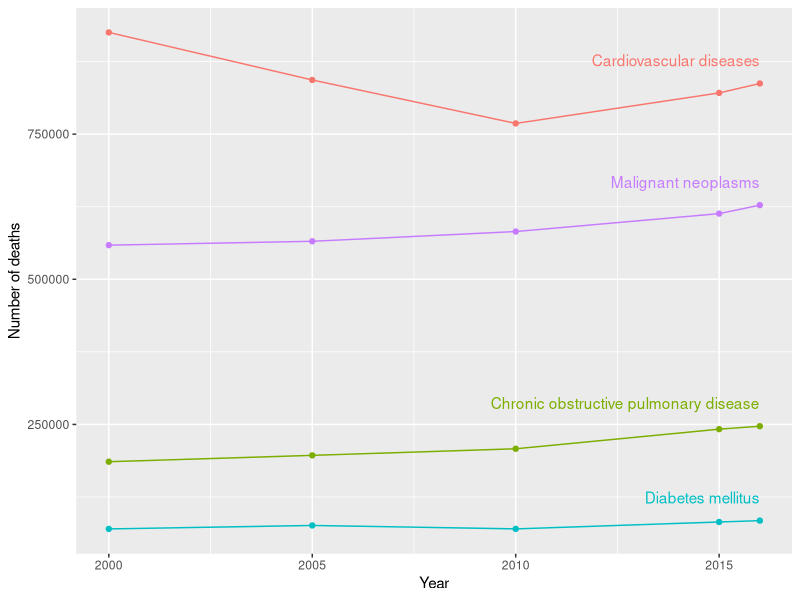
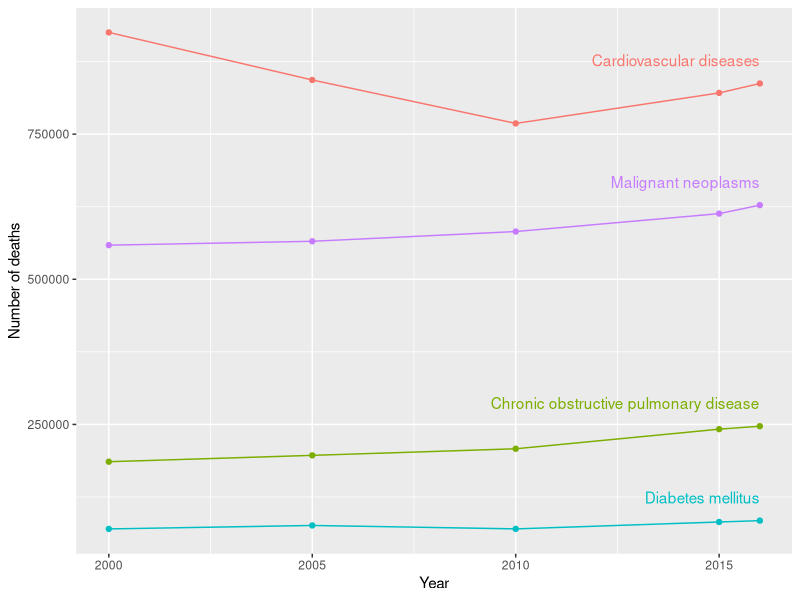

The R script that drew these images, in order:
## ---- chunk 1
knitr::opts_chunk$set(echo = TRUE)
library(ggplot2)
library(magrittr)
## ---- chunk 2
ncd.deaths = data.table::fread('../data/WHO-NCDDEATHCAUSE.csv', sep=',', header=TRUE, skip = 1)
ncd.deaths$Causes <- trimws(ncd.deaths$Causes)
ncd.deaths$Year <- trimws(ncd.deaths$Year) %>% as.numeric()
ncd.deaths$Total = ncd.deaths$` Both sexes`
## ---- chunk 3
subset(ncd.deaths, Country == 'United States of America') %>%
ggplot(mapping = aes_string(x='Year', y="Total", group='Causes', color='Causes'), data = .) +
    geom_line() +
    geom_point() +
    geom_text(data = ncd.deaths %>% subset(Country == 'United States of America' & Year == 2016),
              aes(y=Total + 40000, label=Causes, color=Causes, x = Year ),hjust =1)  +
    ylab('Number of deaths') +
    guides(color=FALSE)

ggsave('../figures/who-deathcause-usa.png', device='png')
